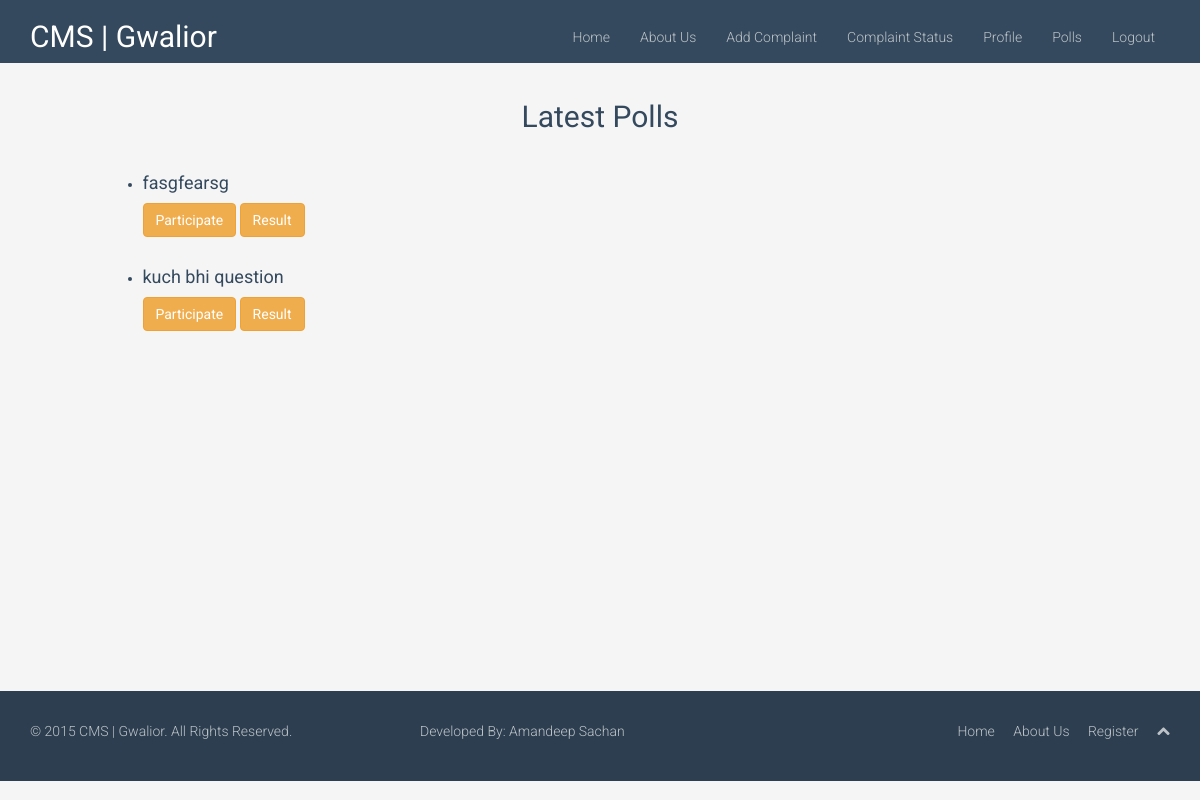
The app's page /polls/ (signed in), older data.
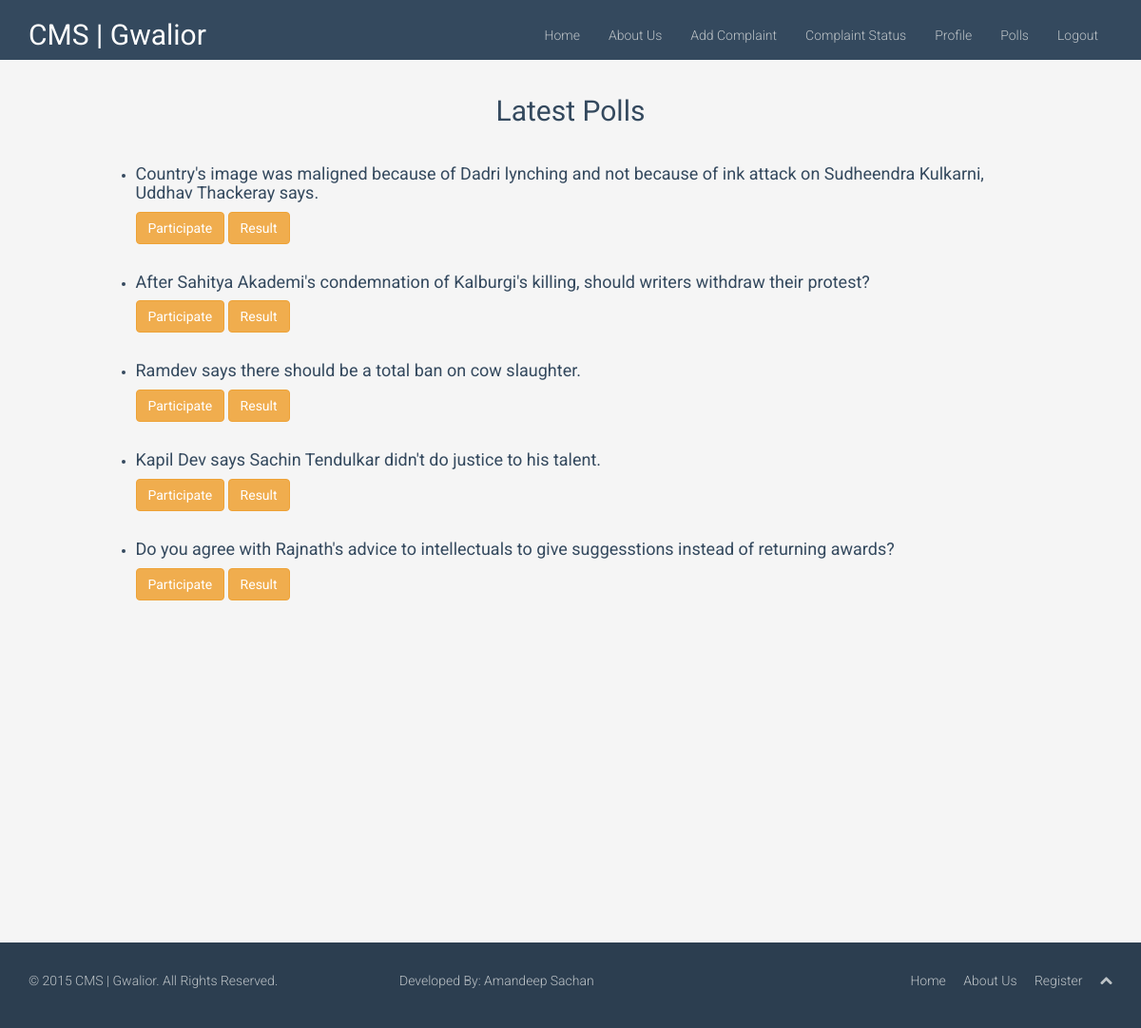
The same page, newer data.
### polls/models.py (models this page shows, shortened)
class Question(models.Model):
    question_text = models.CharField(max_length=200)
    pub_date = models.DateTimeField('date published')
    def was_published_recently(self):
    	return self.pub_date >= timezone.now() - datetime.timedelta(days=1)
    was_published_recently.admin_order_field = 'pub_date'
    was_published_recently.boolean = True
    was_published_recently.short_description = 'Published recently?'

### polls/views.py (the view)
@login_required
def index(request):
    latest_question_list = Question.objects.order_by('-pub_date')[:5]
    context = {'latest_question_list': latest_question_list}
    return render(request, 'polls/index.html', context)

### templates/polls/index.html
{% extends 'mybase.html' %}
{% load staticfiles %}
{% block body_block %}
{% if latest_question_list %}
	<center><h2>Latest Polls</h2></center><br/>
	<div class="row">
	<div class="col-md-1"></div>
<div class="col-md-10">
    <ul>
    {% for question in latest_question_list %}
        <li><h4>{{ question.question_text }}</h4></li>
        <a href="{% url 'polls:detail' question.id %}"><button type="button" class="btn btn-warning">Participate</button></a>
        <a href="{% url 'polls:results' question.id %}"><button type="button" class="btn btn-warning">Result</button></a>
        <br/>
        <br/>
    {% endfor %}
    </ul>
 </div>
 </div>
{% else %}
    <center><p>No polls are available.</p></center>
{% endif %}
<br/><br/><br/><br/><br/><br/><br/><br/><br/><br/><br/><br/><br/><br/><br/><br/>
{% endblock %}

### templates/mybase.html (shortened to what this page needs)
<!DOCTYPE html>
{% load staticfiles %}
<html lang="en">
<head>
    <link href="{% static "css/bootstrap.min.css" %}" rel="stylesheet">
    <link href="{% static "css/font-awesome.min.css" %}" rel="stylesheet">
    <link href="{% static "css/prettyPhoto.css" %}" rel="stylesheet">
    <link href="{% static "css/animate.css" %}" rel="stylesheet">
    <link href="{% static "css/main.css" %}" rel="stylesheet">
</head>
<body>
    <header class="navbar navbar-inverse navbar-fixed-top wet-asphalt" role="banner">
        <div class="container">
            <div class="navbar-header">
                <h2>CMS | Gwalior</h2>
            </div>
            <div class="collapse navbar-collapse">
                <ul class="nav navbar-nav navbar-right">
                    <li class="{{ ho }}"><a href="{% url 'index' %}">Home</a></li>
                    <li class="{{ au }}"><a href="{% url 'about' %}">About Us</a></li>
                    <li class="{{ ac }}"><a href="{% url 'add_complaint' %}">Add Complaint</a></li>
                    <li class="{{ cs }}"><a href="{% url 'status' %}">Complaint Status</a></li>
                    {% if user.is_authenticated %}
                    <li class="{{ pr }}"><a href="{% url 'profile' %}">Profile</a></li>
                    <li><a href="{% url 'polls:polls' %}">Polls</a></li>
                    <li><a href="{% url 'logout' %}">Logout</a></li>
                    {% else %}
					<li class="{{ ln }}"><a href="{% url 'login' %}">Register/Login</a></li>
					{% endif %}
                </ul>
            </div>
        </div>
    </header>
    {% block body_block %}{% endblock %}
    <footer id="footer" class="midnight-blue">
        <div class="container">
            <div class="row">
                <div class="col-sm-4">
                    &copy; 2015 <a target="_blank" href="{% url 'index' %}" title="Complaint Management System">CMS | Gwalior</a>. All Rights Reserved.
                </div>
                <div class="col-sm-4">
                    Developed By: <a target="_blank" href="https://in.linkedin.com/pub/amandeep-sachan/99/3aa/b36">Amandeep Sachan
                </div>
                <div class="col-sm-4">
                    <ul class="pull-right">
                        <li><a href="{% url 'index' %}">Home</a></li>
                        <li><a href="{% url 'about' %}">About Us</a></li>
                        <li><a href="{% url 'register' %}">Register</a></li>
                        <li><a id="gototop" class="gototop" href="#"><i class="icon-chevron-up"></i></a></li>
                    </ul>
                </div>
            </div>
        </div>
    </footer>
</body>
</html>

### static/css/main.css (style rules this page uses)
body { padding-top: 80px; color: #34495e; background: #f5f5f5; font-family: 'Roboto', sans-serif; font-weight: 300; }
h1, h2, h3, h4, h5, h6 { font-family: 'Roboto', sans-serif; font-weight: 400; }
a { color: #34495e; -webkit-transition: 300ms; -moz-transition: 300ms; -o-transition: 300ms; transition: 300ms; }
.btn { font-weight: 400; }
.turquoise, .green-sea, .sun-flower, .orange, .emerald, .nephrits, .carrot, .pumkin, .peter-river, .belize-hole, .alizarin, .pomegranate, .amethyst, .wisteria, .clouds .silver, .wet-asphalt, .midnight-blue, .concrete, .asbestos { color: #fff; }
.turquoise h1, .green-sea h1, .sun-flower h1, .orange h1, .emerald h1, .nephrits h1, .carrot h1, .pumkin h1, .peter-river h1, .belize-hole h1, .alizarin h1, .pomegranate h1, .amethyst h1, .wisteria h1, .clouds .silver h1, .wet-asphalt h1, .midnight-blue h1, .concrete h1, .asbestos h1, .turquoise h2, .green-sea h2, .sun-flower h2, .orange h2, .emerald h2, .nephrits h2, .carrot h2, .pumkin h2, .peter-river h2, .belize-hole h2, .alizarin h2, .pomegranate h2, .amethyst h2, .wisteria h2, .clouds .silver h2, .wet-asphalt h2, .midnight-blue h2, .concrete h2, .asbestos h2, .turquoise h3, .green-sea h3, .sun-flower h3, .orange h3, .emerald h3, .nephrits h3, .carrot h3, .pumkin h3, .peter-river h3, .belize-hole h3, .alizarin h3, .pomegranate h3, .amethyst h3, .wisteria h3, .clouds .silver h3, .wet-asphalt h3, .midnight-blue h3, .concrete h3, .asbestos h3, .turquoise h4, .green-sea h4, .sun-flower h4, .orange h4, .emerald h4, .nephrits h4, .carrot h4, .pumkin h4, .peter-river h4, .belize-hole h4, .alizarin h4, .pomegranate h4, .amethyst h4, .wisteria h4, .clouds .silver h4, .wet-asphalt h4, .midnight-blue h4, .concrete h4, .asbestos h4, .turquoise h5, .green-sea h5, .sun-flower h5, .orange h5, .emerald h5, .nephrits h5, .carrot h5, .pumkin h5, .peter-river h5, .belize-hole h5, .alizarin h5, .pomegranate h5, .amethyst h5, .wisteria h5, .clouds .silver h5, .wet-asphalt h5, .midnight-blue h5, .concrete h5, .asbestos h5, .turquoise h6, .green-sea h6, .sun-flower h6, .orange h6, .emerald h6, .nephrits h6, .carrot h6, .pumkin h6, .peter-river h6, .belize-hole h6, .alizarin h6, .pomegranate h6, .amethyst h6, .wisteria h6, .clouds .silver h6, .wet-asphalt h6, .midnight-blue h6, .concrete h6, .asbestos h6 { color: #fff; }
.wet-asphalt { background-color: #34495e; }
.wet-asphalt a:not(.btn) { color: #bdc3c7; }
.midnight-blue { background-color: #2c3e50; }
.navbar-inverse { border: none; }
.navbar-inverse .navbar-nav { margin-top: 20px; }
.navbar-inverse .navbar-nav > li > a { padding-top: 7px; padding-bottom: 7px; border-radius: 4px; color: #bdc3c7; }
.navbar-inverse .navbar-collapse, .navbar-inverse .navbar-form { border-top: 0; }
.row > div { margin-bottom: 10px; }
#footer { padding-top: 30px; padding-bottom: 30px; color: #bdc3c7; }
#footer a { color: #bdc3c7; }
#footer ul { list-style: none; padding: 0; margin: 0; }
#footer ul > li { display: inline-block; margin-left: 15px; }

Row changes from the older to the newer data that the page shows:
removed Question: question_text "fasgfearsg"
no longer on this page (row unchanged): Question: question_text "kuch bhi question"
added Question: question_text "Country's image was maligned because of Dadri lynching and not because of ink attack on Sudheendra Kulkarni, Uddhav Thackeray says."
added Question: question_text "After Sahitya Akademi's condemnation of Kalburgi's killing, should writers withdraw their protest?"
added Question: question_text "Ramdev says there should be a total ban on cow slaughter."
added Question: question_text "Kapil Dev says Sachin Tendulkar didn't do justice to his talent."
added Question: question_text "Do you agree with Rajnath's advice to intellectuals to give suggesstions instead of returning awards?"
